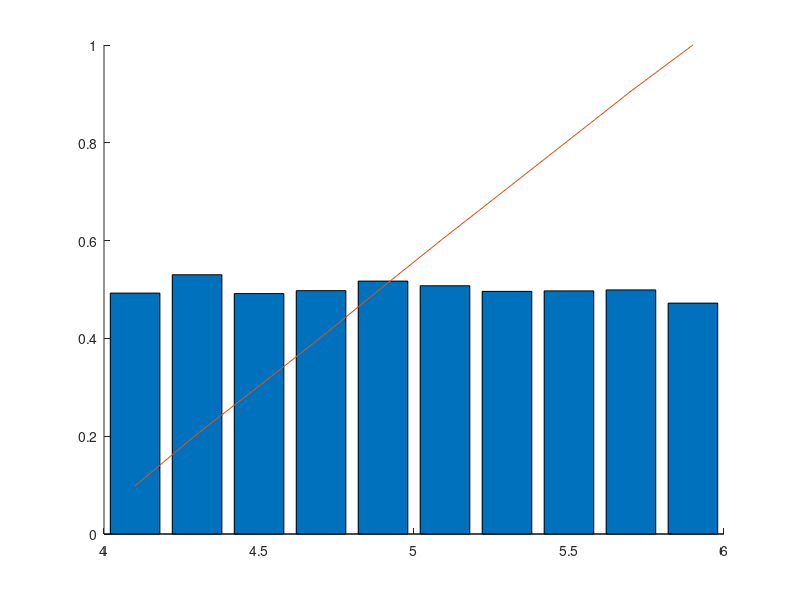

MATLAB code to generate this figure:
N=10000;
R=10;

U=rand(1,N)*(6-4)+4;

[M,X]=hist(U,R);

resol = X(2)-X(1);
pdf=M/N/resol;

cdf=cumsum(pdf*resol);

figure; hold on;
bar(X,pdf);
plot(X,cdf);

avg = sum(U)/N